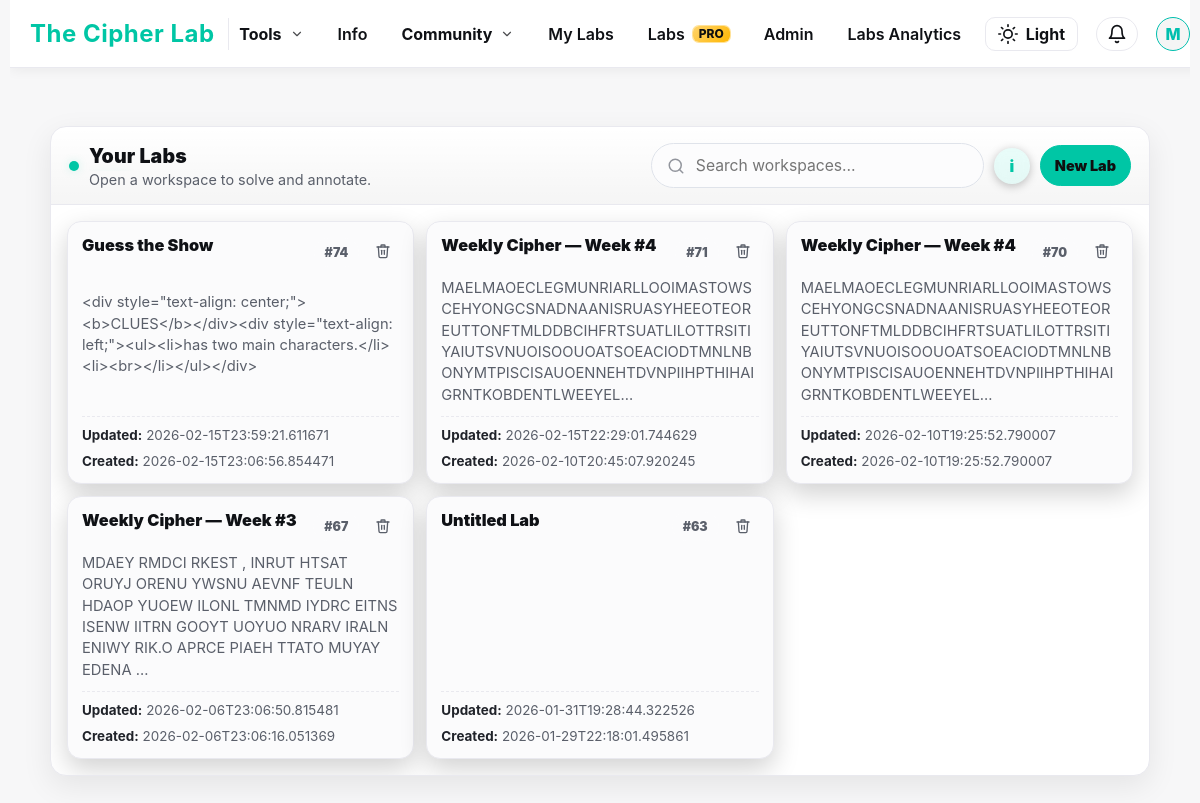
Screenshot of /workspaces (signed in) with the database file from the repository.
### tables this page shows
CREATE TABLE users (
    id INTEGER PRIMARY KEY AUTOINCREMENT,
    username TEXT UNIQUE NOT NULL,
    email TEXT UNIQUE NOT NULL,
    password_hash TEXT NOT NULL,
    is_admin INTEGER NOT NULL DEFAULT 0,
    created_at TEXT NOT NULL,
    banned INTEGER DEFAULT 0
, has_posted INTEGER NOT NULL DEFAULT 0, labs_info_seen INTEGER NOT NULL DEFAULT 0, is_pro INTEGER DEFAULT 0, stripe_customer_id TEXT, pro_since TEXT, stripe_subscription_id TEXT, pro_until TEXT, pro_current_period_end TEXT, pro_cancel_at_period_end INTEGER NOT NULL DEFAULT 0, labs_tour_seen INTEGER NOT NULL DEFAULT 0, google_sub TEXT, avatar_url TEXT, auth_provider TEXT NOT NULL DEFAULT 'local', needs_password INTEGER NOT NULL DEFAULT 0, needs_username INTEGER NOT NULL DEFAULT 0);

CREATE TABLE workspaces (
  id INTEGER PRIMARY KEY AUTOINCREMENT,
  owner_id INTEGER NOT NULL,
  title TEXT NOT NULL DEFAULT 'Untitled Workspace',
  cipher_text TEXT NOT NULL DEFAULT '',
  notes TEXT NOT NULL DEFAULT '',
  cipher_image_filename TEXT,
  created_at TEXT NOT NULL DEFAULT CURRENT_TIMESTAMP,
  updated_at TEXT NOT NULL DEFAULT CURRENT_TIMESTAMP, order_index INTEGER NOT NULL DEFAULT 0, share_token TEXT, is_shared INTEGER NOT NULL DEFAULT 0, last_edited_by INTEGER,
  FOREIGN KEY(owner_id) REFERENCES users(id)
);

### CryptiQ/app.py (the view, shortened to what this page needs)
@app.route("/workspaces", methods=["GET"], endpoint="workspace_list")
def workspace_list():
    user = current_user()
    conn = get_db()
    fresh_user = conn.execute(
        "SELECT * FROM users WHERE id=? LIMIT 1",
        (user["id"],)
    ).fetchone()
    viewer_is_pro = is_pro(fresh_user) if fresh_user else is_pro(user)
    rows = conn.execute("""
        SELECT
            w.id, w.title, w.cipher_text, w.notes, w.cipher_image_filename,
            w.created_at, w.updated_at,
            CASE WHEN w.owner_id=? THEN 1 ELSE 0 END AS is_owner
        FROM workspaces w
        WHERE w.owner_id=?
           OR EXISTS (
             SELECT 1 FROM workspace_collaborators wc
             WHERE wc.workspace_id=w.id AND wc.user_id=?
           )
        ORDER BY is_owner DESC, w.order_index ASC, datetime(w.updated_at) DESC
    """, (user["id"], user["id"], user["id"])).fetchall()
    conn.close()
    return render_template(
        "workspace_list.html",
        user=user,
        workspaces=[dict(r) for r in rows],
        viewer_is_pro=viewer_is_pro,
        free_max_labs=FREE_MAX_LABS,
    )

### CryptiQ/templates/workspace_list.html (shortened to what this page needs)
<!DOCTYPE html>
<html lang="en" data-theme="dark">
<head>
  <link rel="stylesheet" href="{{ url_for('static', filename='style.css') }}">
</head>
<body>
  {% include 'base_nav.html' %}
  <main class="wl-shell">
    <section class="wl-card" aria-label="Workspaces list">
      <header class="wl-top">
        <div class="wl-titlewrap">
          <span class="wl-dot" aria-hidden="true"></span>
          <div style="min-width:0;">
            <h1 class="wl-title">Your Labs</h1>
            <div class="wl-sub">Open a workspace to solve and annotate.</div>
          </div>
        </div>
        <div class="wl-actions">
          <div class="search">
            <input id="ws-search" type="text" placeholder="Search workspaces…" autocomplete="off" />
          </div>
          <button
            class="info-btn {% if user and (not user.get('labs_info_seen')) %}pulse{% endif %}"
            id="info-open"
            type="button"
            aria-label="About Labs"
            data-user="{{ 1 if user else 0 }}"
            data-seen="{{ 1 if (user and user.get('labs_info_seen')) else 0 }}"
          >i</button>
          {% if user %}
            <a class="btn" href="{{ url_for('workspace_new') }}" id="new-lab-btn">New Lab</a>
          {% else %}
            <a class="btn" href="{{ url_for('login', next=request.path) }}">Log in to create a Lab</a>
          {% endif %}
        </div>
      </header>
      <div class="wl-body">
        {% if not user %}
          <div class="empty">
            <b>Labs are private.</b><br><br>
            Click the <b>i</b> button above to learn what Labs are.<br>
             <a class="personal" href="{{ url_for('login', next=request.path) }}">Log in</a> to create and manage your Labs.<br><br>
          </div>
        {% else %}
          {% if workspaces|length == 0 %}
            <div class="empty">
              No Lab yet.<br><br>
              <a class="btn" href="{{ url_for('workspace_new') }}" id="create-first-lab">Create your first Lab</a>
            </div>
          {% else %}
            <div class="grid" id="ws-grid">
              {% set ns = namespace(owned_seen=0) %}
              {% for w in workspaces %}
                {% set is_owner = (w.is_owner == 1) %}
                {% if is_owner %}{% set ns.owned_seen = ns.owned_seen + 1 %}{% endif %}
                {% set is_locked = (not viewer_is_pro) and is_owner and (ns.owned_seen > (free_max_labs or 3)) %}
                {% if is_locked %}
                  <div
                    class="ws-card locked"
                    draggable="false"
                    data-id="{{ w.id }}"
                    data-locked="1"
                    data-title="{{ (w.title or 'Untitled Workspace')|lower }}"
                    data-snippet="{{ ((w.cipher_text or w.notes or '')[:160])|lower }}"
                    title="Locked — upgrade to Labs Pro to unlock"
                    aria-disabled="true"
                  >
                {% else %}
                  <a
                    class="ws-card"
                    draggable="true"
                    data-id="{{ w.id }}"
                    href="{{ url_for('workspace_view', ws_id=w.id) }}"
                    data-title="{{ (w.title or 'Untitled Workspace')|lower }}"
                    data-snippet="{{ ((w.cipher_text or w.notes or '')[:160])|lower }}"
                  >
                {% endif %}
                  <div class="ws-head">
                    <h2 class="ws-name">{{ w.title or "Untitled Workspace" }}</h2>
                    <div style="display:flex;gap:8px;align-items:center;">
                      <span class="ws-chip">#{{ w.id }}</span>
                      <button
                        class="ws-delete"
                        data-id="{{ w.id }}"
                        type="button"
                        title="Delete workspace"
                        aria-label="Delete workspace"
                      >
                      </button>
                    </div>
                  </div>
                  <p class="ws-snippet">
                    {% set preview = (w.cipher_text or w.notes or "") %}
                    {{ preview[:180] }}{% if preview|length > 180 %}…{% endif %}
                  </p>
                  <div class="ws-meta">
                    <div><b>Updated:</b> {{ w.updated_at or "—" }}</div>
                    <div><b>Created:</b> {{ w.created_at or "—" }}</div>
                  </div>
                {% if is_locked %}
                  </div>
                {% else %}
                  </a>
                {% endif %}
              {% endfor %}
            </div>
          {% endif %}
        {% endif %}
      </div>
    </section>
  </main>
</body>
</html>

### CryptiQ/templates/base_nav.html (shortened to what this page needs)
<nav class="navbar">
  {% set setup_needed = setup_needed_global|default(false) %}
  <div class="nav-left">
    <a href="{{ url_for('index') }}" class="nav-logo">The Cipher Lab</a>
  </div>
  <ul class="nav-items" id="nav-menu">
    <li class="nav-dd" data-dd="tools">
      <button class="nav-dd-trigger" type="button" aria-expanded="false">
        Tools
        <span class="nav-dd-caret" aria-hidden="true">
          <svg viewBox="0 0 24 24" fill="none" stroke="currentColor" stroke-width="2"
               stroke-linecap="round" stroke-linejoin="round">
            <polyline points="6 9 12 15 18 9"></polyline>
          </svg>
        </span>
      </button>
    </li>
    <li class="d-only"><a class="nav-link" href="{{ url_for('info_page') }}">Info</a></li>
    <li class="nav-dd" data-dd="community">
      <button class="nav-dd-trigger" type="button" aria-expanded="false">
        Community
        <span class="nav-dd-caret" aria-hidden="true">
          <svg viewBox="0 0 24 24" fill="none" stroke="currentColor" stroke-width="2"
               stroke-linecap="round" stroke-linejoin="round">
            <polyline points="6 9 12 15 18 9"></polyline>
          </svg>
        </span>
      </button>
    </li>
    <li class="d-only"><a class="nav-link" href="{{ url_for('workspace_list') }}">My Labs</a></li>
    <li class="d-only">
      <a class="nav-link" href="{{ url_for('labs_pro_page') }}">
        Labs <span class="pro-badge">PRO</span>
      </a>
    </li>
    {% if user and user.is_admin %}
      <li class="d-only"><a class="nav-link" href="{{ url_for('admin_dashboard') }}">Admin</a></li>
      <li class="d-only"><a class="nav-link" href="{{ url_for('admin_labs_analytics') }}">Labs Analytics</a></li>
    {% endif %}
  </ul>
  <div class="nav-right">
    <button id="theme-toggle" aria-label="Toggle theme" title="Toggle theme">
      <svg id="theme-icon" xmlns="http://www.w3.org/2000/svg" width="20" height="20"
           viewBox="0 0 24 24" fill="none" stroke="currentColor"
           stroke-width="2" stroke-linecap="round" stroke-linejoin="round"></svg>
      <span id="theme-toggle-text">Dark</span>
    </button>
    {% if user %}
      <div class="notif-wrapper">
        <button id="notif-btn" class="notif-btn" aria-label="Notifications" title="Notifications">
          <svg id="notif-icon" xmlns="http://www.w3.org/2000/svg" width="20" height="20"
               viewBox="0 0 24 24" fill="none" stroke="currentColor"
               stroke-width="2" stroke-linecap="round" stroke-linejoin="round">
            <path d="M18 8a6 6 0 0 0-12 0c0 7-3 9-3 9h18s-3-2-3-9"></path>
            <path d="M13.73 21a2 2 0 0 1-3.46 0"></path>
          </svg>
        </button>
      </div>
      <div class="profile-dropdown" id="profile-dd">
        <button class="profile-btn" id="profile-btn" aria-label="Profile menu" aria-expanded="false">
          <div class="avatar{% if setup_needed %} setup-pulse{% endif %}">{{ user['username'][0].upper() }}</div>
        </button>
      </div>
    {% endif %}
  </div>
</nav>

### rows the page displays
users: username "M"
workspaces: title "Guess the Show", id "74", notes "<div style=\"text-align: center;\"><b>CLUES</b></div><div style=\"text-align: left;\"><ul><li>has two main characters.</li><li><br></li></ul></div>", updated_at "2026-02-15T23:59:21.611671", created_at "2026-02-15T23:06:56.854471"
workspaces: title "Weekly Cipher — Week #4", id "71", cipher_text "MAELMAOECLEGMUNRIARLLOOIMASTOWSCEHYONGCSNADNAANISRUASYHEEOTEOREUTTONFTMLDDBCIHFRTSUATLILOTTRSITIYAIUTSVNUOISOOUOATSOEACIODTMNLNBONYMTPISCISAUOENNEHTDVNPIIHPTHIHAIGRNTKOBDENTLWEEYEL", updated_at "2026-02-15T22:29:01.744629", created_at "2026-02-10T20:45:07.920245"
workspaces: title "Weekly Cipher — Week #4", id "70", cipher_text "MAELMAOECLEGMUNRIARLLOOIMASTOWSCEHYONGCSNADNAANISRUASYHEEOTEOREUTTONFTMLDDBCIHFRTSUATLILOTTRSITIYAIUTSVNUOISOOUOATSOEACIODTMNLNBONYMTPISCISAUOENNEHTDVNPIIHPTHIHAIGRNTKOBDENTLWEEYEL", updated_at "2026-02-10T19:25:52.790007", created_at "2026-02-10T19:25:52.790007"
workspaces: title "Weekly Cipher — Week #3", id "67", cipher_text "MDAEY RMDCI RKEST , INRUT HTSAT ORUYJ ORENU YWSNU AEVNF TEULN HDAOP YUOEW ILONL TMNMD IYDRC EITNS ISENW IITRN GOOYT UOYUO NRARV IRALN ENIWY RIK.O APRCE PIAEH TTATO MUYAY EDENA", updated_at "2026-02-06T23:06:50.815481", created_at "2026-02-06T23:06:16.051369"
workspaces: title "Untitled Lab", id "63", updated_at "2026-01-31T19:28:44.322526", created_at "2026-01-29T22:18:01.495861"
